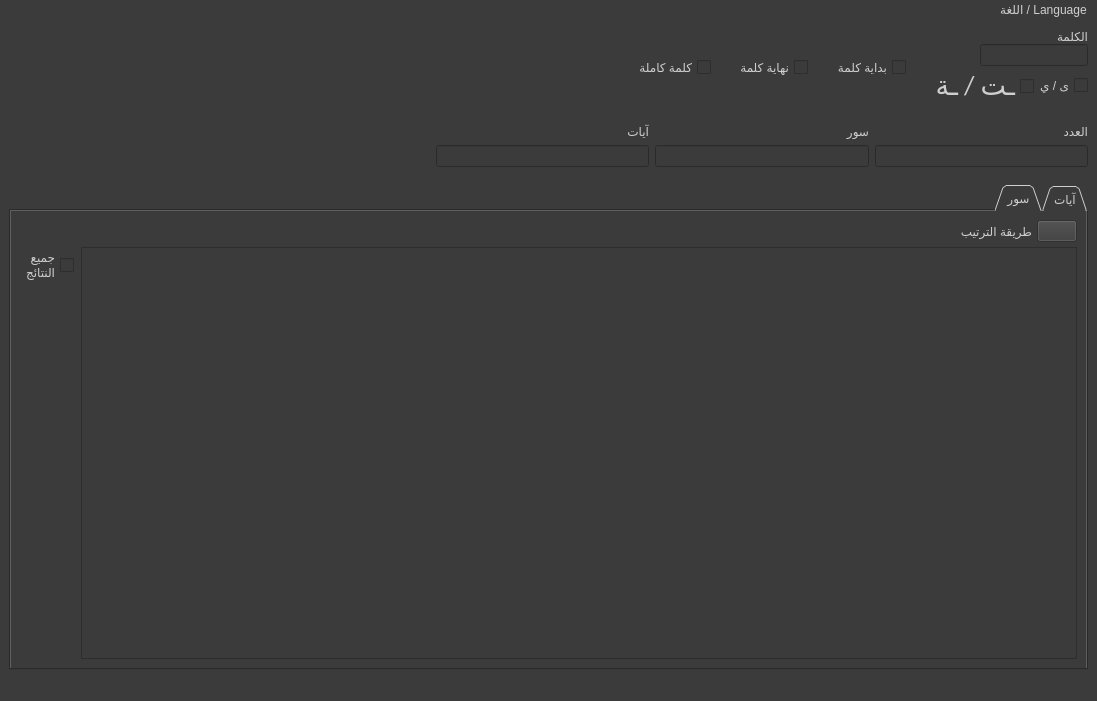
<?xml version="1.0" encoding="UTF-8"?>
<ui version="4.0">
 <class>MainWindow</class>
 <widget class="QMainWindow" name="MainWindow">
  <property name="geometry">
   <rect>
    <x>0</x>
    <y>0</y>
    <width>1097</width>
    <height>701</height>
   </rect>
  </property>
  <property name="windowTitle">
   <string>MainWindow</string>
  </property>
  <property name="layoutDirection">
   <enum>Qt::RightToLeft</enum>
  </property>
  <property name="styleSheet">
   <string notr="true">background-color: rgb(59, 59, 59);
color: rgb(207, 207, 207);
font: 400 20pt &quot;Calibri&quot;;</string>
  </property>
  <widget class="QWidget" name="centralwidget">
   <layout class="QVBoxLayout" name="verticalLayout_5" stretch="1,1,18">
    <property name="spacing">
     <number>18</number>
    </property>
    <item>
     <layout class="QHBoxLayout" name="horizontalLayout">
      <property name="spacing">
       <number>22</number>
      </property>
      <item>
       <layout class="QVBoxLayout" name="verticalLayout">
        <property name="spacing">
         <number>0</number>
        </property>
        <item>
         <spacer name="verticalSpacer_3">
          <property name="orientation">
           <enum>Qt::Vertical</enum>
          </property>
          <property name="sizeHint" stdset="0">
           <size>
            <width>20</width>
            <height>40</height>
           </size>
          </property>
         </spacer>
        </item>
        <item>
         <widget class="QLabel" name="label">
          <property name="sizePolicy">
           <sizepolicy hsizetype="Preferred" vsizetype="Preferred">
            <horstretch>0</horstretch>
            <verstretch>0</verstretch>
           </sizepolicy>
          </property>
          <property name="toolTip">
           <string extracomment="Search"/>
          </property>
          <property name="text">
           <string>الكلمة</string>
          </property>
         </widget>
        </item>
        <item>
         <widget class="QLineEdit" name="searchWord">
          <property name="sizePolicy">
           <sizepolicy hsizetype="Fixed" vsizetype="Fixed">
            <horstretch>0</horstretch>
            <verstretch>0</verstretch>
           </sizepolicy>
          </property>
          <property name="maximumSize">
           <size>
            <width>16777215</width>
            <height>16777215</height>
           </size>
          </property>
          <property name="styleSheet">
           <string notr="true"/>
          </property>
          <property name="maxLength">
           <number>40</number>
          </property>
         </widget>
        </item>
        <item>
         <layout class="QHBoxLayout" name="horizontalLayout_8">
          <item>
           <widget class="QCheckBox" name="yaAlifMaksuraCheckbox">
            <property name="enabled">
             <bool>true</bool>
            </property>
            <property name="text">
             <string>ى / ي</string>
            </property>
           </widget>
          </item>
          <item>
           <widget class="QCheckBox" name="finalTaCheckbox">
            <property name="enabled">
             <bool>true</bool>
            </property>
            <property name="font">
             <font>
              <family>Calibri</family>
              <pointsize>20</pointsize>
              <weight>50</weight>
              <italic>false</italic>
              <bold>false</bold>
             </font>
            </property>
            <property name="text">
             <string>ـت / ـة</string>
            </property>
           </widget>
          </item>
         </layout>
        </item>
       </layout>
      </item>
      <item>
       <layout class="QVBoxLayout" name="verticalLayout_2">
        <item>
         <spacer name="verticalSpacer">
          <property name="orientation">
           <enum>Qt::Vertical</enum>
          </property>
          <property name="sizeHint" stdset="0">
           <size>
            <width>20</width>
            <height>40</height>
           </size>
          </property>
         </spacer>
        </item>
        <item>
         <widget class="QCheckBox" name="beginningOfWordCheckbox">
          <property name="toolTip">
           <string extracomment="Beginning of word"/>
          </property>
          <property name="text">
           <string>بداية كلمة</string>
          </property>
         </widget>
        </item>
        <item>
         <spacer name="verticalSpacer_13">
          <property name="orientation">
           <enum>Qt::Vertical</enum>
          </property>
          <property name="sizeHint" stdset="0">
           <size>
            <width>20</width>
            <height>40</height>
           </size>
          </property>
         </spacer>
        </item>
       </layout>
      </item>
      <item>
       <layout class="QVBoxLayout" name="verticalLayout_3">
        <item>
         <spacer name="verticalSpacer_2">
          <property name="orientation">
           <enum>Qt::Vertical</enum>
          </property>
          <property name="sizeHint" stdset="0">
           <size>
            <width>20</width>
            <height>40</height>
           </size>
          </property>
         </spacer>
        </item>
        <item>
         <widget class="QCheckBox" name="endOfWordCheckbox">
          <property name="toolTip">
           <string extracomment="End of word"/>
          </property>
          <property name="text">
           <string>نهاية كلمة</string>
          </property>
         </widget>
        </item>
        <item>
         <spacer name="verticalSpacer_14">
          <property name="orientation">
           <enum>Qt::Vertical</enum>
          </property>
          <property name="sizeHint" stdset="0">
           <size>
            <width>20</width>
            <height>40</height>
           </size>
          </property>
         </spacer>
        </item>
       </layout>
      </item>
      <item>
       <layout class="QVBoxLayout" name="verticalLayout_4">
        <item>
         <spacer name="verticalSpacer_4">
          <property name="orientation">
           <enum>Qt::Vertical</enum>
          </property>
          <property name="sizeHint" stdset="0">
           <size>
            <width>20</width>
            <height>40</height>
           </size>
          </property>
         </spacer>
        </item>
        <item>
         <widget class="QCheckBox" name="fullWordcheckbox">
          <property name="toolTip">
           <string extracomment="Full word"/>
          </property>
          <property name="text">
           <string>كلمة كاملة</string>
          </property>
         </widget>
        </item>
        <item>
         <spacer name="verticalSpacer_15">
          <property name="orientation">
           <enum>Qt::Vertical</enum>
          </property>
          <property name="sizeHint" stdset="0">
           <size>
            <width>20</width>
            <height>40</height>
           </size>
          </property>
         </spacer>
        </item>
       </layout>
      </item>
      <item>
       <spacer name="horizontalSpacer">
        <property name="orientation">
         <enum>Qt::Horizontal</enum>
        </property>
        <property name="sizeHint" stdset="0">
         <size>
          <width>58</width>
          <height>48</height>
         </size>
        </property>
       </spacer>
      </item>
     </layout>
    </item>
    <item>
     <layout class="QHBoxLayout" name="horizontalLayout_2" stretch="1,1,1,2">
      <property name="spacing">
       <number>6</number>
      </property>
      <item>
       <layout class="QVBoxLayout" name="verticalLayout_6">
        <item>
         <spacer name="verticalSpacer_10">
          <property name="orientation">
           <enum>Qt::Vertical</enum>
          </property>
          <property name="sizeHint" stdset="0">
           <size>
            <width>20</width>
            <height>40</height>
           </size>
          </property>
         </spacer>
        </item>
        <item>
         <widget class="QLabel" name="label_2">
          <property name="toolTip">
           <string extracomment="Count"/>
          </property>
          <property name="text">
           <string>العدد</string>
          </property>
         </widget>
        </item>
        <item>
         <widget class="QLineEdit" name="matchesNumber">
          <property name="enabled">
           <bool>false</bool>
          </property>
          <property name="sizePolicy">
           <sizepolicy hsizetype="Preferred" vsizetype="Fixed">
            <horstretch>0</horstretch>
            <verstretch>0</verstretch>
           </sizepolicy>
          </property>
          <property name="alignment">
           <set>Qt::AlignRight|Qt::AlignTrailing|Qt::AlignVCenter</set>
          </property>
         </widget>
        </item>
        <item>
         <spacer name="verticalSpacer_8">
          <property name="orientation">
           <enum>Qt::Vertical</enum>
          </property>
          <property name="sizeHint" stdset="0">
           <size>
            <width>20</width>
            <height>40</height>
           </size>
          </property>
         </spacer>
        </item>
       </layout>
      </item>
      <item>
       <layout class="QVBoxLayout" name="verticalLayout_7">
        <item>
         <spacer name="verticalSpacer_11">
          <property name="orientation">
           <enum>Qt::Vertical</enum>
          </property>
          <property name="sizeHint" stdset="0">
           <size>
            <width>20</width>
            <height>40</height>
           </size>
          </property>
         </spacer>
        </item>
        <item>
         <widget class="QLabel" name="label_4">
          <property name="toolTip">
           <string extracomment="Surahs"/>
          </property>
          <property name="text">
           <string>سور</string>
          </property>
         </widget>
        </item>
        <item>
         <widget class="QLineEdit" name="matchesNumberSurahs">
          <property name="enabled">
           <bool>false</bool>
          </property>
          <property name="sizePolicy">
           <sizepolicy hsizetype="Preferred" vsizetype="Fixed">
            <horstretch>0</horstretch>
            <verstretch>0</verstretch>
           </sizepolicy>
          </property>
          <property name="alignment">
           <set>Qt::AlignRight|Qt::AlignTrailing|Qt::AlignVCenter</set>
          </property>
         </widget>
        </item>
        <item>
         <spacer name="verticalSpacer_7">
          <property name="orientation">
           <enum>Qt::Vertical</enum>
          </property>
          <property name="sizeHint" stdset="0">
           <size>
            <width>20</width>
            <height>40</height>
           </size>
          </property>
         </spacer>
        </item>
       </layout>
      </item>
      <item>
       <layout class="QVBoxLayout" name="verticalLayout_8">
        <item>
         <spacer name="verticalSpacer_12">
          <property name="orientation">
           <enum>Qt::Vertical</enum>
          </property>
          <property name="sizeHint" stdset="0">
           <size>
            <width>20</width>
            <height>40</height>
           </size>
          </property>
         </spacer>
        </item>
        <item>
         <widget class="QLabel" name="label_5">
          <property name="toolTip">
           <string extracomment="Verses"/>
          </property>
          <property name="text">
           <string>آيات</string>
          </property>
         </widget>
        </item>
        <item>
         <widget class="QLineEdit" name="matchesNumberVerses">
          <property name="enabled">
           <bool>false</bool>
          </property>
          <property name="alignment">
           <set>Qt::AlignRight|Qt::AlignTrailing|Qt::AlignVCenter</set>
          </property>
         </widget>
        </item>
        <item>
         <spacer name="verticalSpacer_6">
          <property name="orientation">
           <enum>Qt::Vertical</enum>
          </property>
          <property name="sizeHint" stdset="0">
           <size>
            <width>20</width>
            <height>40</height>
           </size>
          </property>
         </spacer>
        </item>
       </layout>
      </item>
      <item>
       <spacer name="horizontalSpacer_3">
        <property name="orientation">
         <enum>Qt::Horizontal</enum>
        </property>
        <property name="sizeHint" stdset="0">
         <size>
          <width>40</width>
          <height>20</height>
         </size>
        </property>
       </spacer>
      </item>
     </layout>
    </item>
    <item>
     <widget class="QTabWidget" name="tabWidget">
      <property name="locale">
       <locale language="Arabic" country="Israel"/>
      </property>
      <property name="tabPosition">
       <enum>QTabWidget::North</enum>
      </property>
      <property name="tabShape">
       <enum>QTabWidget::Triangular</enum>
      </property>
      <property name="currentIndex">
       <number>1</number>
      </property>
      <widget class="QWidget" name="ayatTab">
       <attribute name="title">
        <string>آيات</string>
       </attribute>
       <layout class="QVBoxLayout" name="verticalLayout_12">
        <item>
         <layout class="QVBoxLayout" name="verticalLayout_10">
          <property name="spacing">
           <number>5</number>
          </property>
          <item>
           <layout class="QHBoxLayout" name="horizontalLayout_3">
            <item>
             <widget class="QPushButton" name="filterButton">
              <property name="enabled">
               <bool>false</bool>
              </property>
              <property name="text">
               <string/>
              </property>
              <property name="icon">
               <iconset resource="resources/resources.qrc">
                <normaloff>:/filter-icon.png</normaloff>:/filter-icon.png</iconset>
              </property>
              <property name="iconSize">
               <size>
                <width>24</width>
                <height>24</height>
               </size>
              </property>
             </widget>
            </item>
            <item>
             <widget class="QPushButton" name="clearFilterButton">
              <property name="enabled">
               <bool>false</bool>
              </property>
              <property name="text">
               <string/>
              </property>
              <property name="icon">
               <iconset resource="resources/resources.qrc">
                <normaloff>:/clear-filter-icon.png</normaloff>:/clear-filter-icon.png</iconset>
              </property>
              <property name="iconSize">
               <size>
                <width>24</width>
                <height>24</height>
               </size>
              </property>
             </widget>
            </item>
            <item>
             <spacer name="horizontalSpacer_2">
              <property name="orientation">
               <enum>Qt::Horizontal</enum>
              </property>
              <property name="sizeHint" stdset="0">
               <size>
                <width>40</width>
                <height>20</height>
               </size>
              </property>
             </spacer>
            </item>
           </layout>
          </item>
          <item>
           <layout class="QHBoxLayout" name="horizontalLayout_5">
            <property name="spacing">
             <number>7</number>
            </property>
            <item>
             <layout class="QHBoxLayout" name="horizontalLayout_4">
              <item>
               <widget class="QTextBrowser" name="foundVerses">
                <property name="styleSheet">
                 <string notr="true">font-family: 'Noto Naskh Arabic'; font-size: 17pt;</string>
                </property>
               </widget>
              </item>
             </layout>
            </item>
            <item>
             <layout class="QVBoxLayout" name="verticalLayout_9">
              <item>
               <widget class="QCheckBox" name="colorizeCheckbox">
                <property name="toolTip">
                 <string extracomment="Colorize"/>
                </property>
                <property name="text">
                 <string>تلوين</string>
                </property>
                <property name="checked">
                 <bool>true</bool>
                </property>
               </widget>
              </item>
              <item>
               <spacer name="verticalSpacer_9">
                <property name="orientation">
                 <enum>Qt::Vertical</enum>
                </property>
                <property name="sizeHint" stdset="0">
                 <size>
                  <width>83</width>
                  <height>40</height>
                 </size>
                </property>
               </spacer>
              </item>
             </layout>
            </item>
           </layout>
          </item>
         </layout>
        </item>
       </layout>
      </widget>
      <widget class="QWidget" name="surahTab">
       <attribute name="title">
        <string>سور</string>
       </attribute>
       <layout class="QVBoxLayout" name="verticalLayout_13">
        <item>
         <layout class="QVBoxLayout" name="verticalLayout_11">
          <property name="spacing">
           <number>5</number>
          </property>
          <item>
           <layout class="QHBoxLayout" name="horizontalLayout_6">
            <item>
             <widget class="QPushButton" name="sortPushButton">
              <property name="enabled">
               <bool>false</bool>
              </property>
              <property name="text">
               <string/>
              </property>
              <property name="icon">
               <iconset resource="resources/resources.qrc">
                <normaloff>:/sort-icon.png</normaloff>:/sort-icon.png</iconset>
              </property>
              <property name="iconSize">
               <size>
                <width>24</width>
                <height>24</height>
               </size>
              </property>
             </widget>
            </item>
            <item>
             <widget class="QLabel" name="sortMethodLabel">
              <property name="text">
               <string>طريقة الترتيب</string>
              </property>
             </widget>
            </item>
            <item>
             <spacer name="horizontalSpacer_4">
              <property name="orientation">
               <enum>Qt::Horizontal</enum>
              </property>
              <property name="sizeHint" stdset="0">
               <size>
                <width>40</width>
                <height>20</height>
               </size>
              </property>
             </spacer>
            </item>
           </layout>
          </item>
          <item>
           <layout class="QHBoxLayout" name="horizontalLayout_9">
            <property name="spacing">
             <number>7</number>
            </property>
            <item>
             <layout class="QHBoxLayout" name="horizontalLayout_10">
              <item>
               <widget class="QListWidget" name="surahResultsListWidget"/>
              </item>
             </layout>
            </item>
            <item>
             <layout class="QVBoxLayout" name="verticalLayout_14">
              <item>
               <widget class="QCheckBox" name="allResultsCheckbox">
                <property name="toolTip">
                 <string extracomment="Colorize"/>
                </property>
                <property name="text">
                 <string>جميع
النتائج</string>
                </property>
                <property name="checked">
                 <bool>false</bool>
                </property>
               </widget>
              </item>
              <item>
               <spacer name="verticalSpacer_16">
                <property name="orientation">
                 <enum>Qt::Vertical</enum>
                </property>
                <property name="sizeHint" stdset="0">
                 <size>
                  <width>20</width>
                  <height>40</height>
                 </size>
                </property>
               </spacer>
              </item>
             </layout>
            </item>
           </layout>
          </item>
         </layout>
        </item>
       </layout>
      </widget>
     </widget>
    </item>
   </layout>
  </widget>
  <widget class="QMenuBar" name="menubar">
   <property name="geometry">
    <rect>
     <x>0</x>
     <y>0</y>
     <width>1097</width>
     <height>42</height>
    </rect>
   </property>
   <widget class="QMenu" name="menu_Language">
    <property name="title">
     <string>اللغة / Language</string>
    </property>
    <property name="icon">
     <iconset resource="resources/resources.qrc">
      <normaloff>:/language-icon.png</normaloff>:/language-icon.png</iconset>
    </property>
    <addaction name="arabicLangButton"/>
    <addaction name="englishLangButton"/>
   </widget>
   <addaction name="menu_Language"/>
  </widget>
  <widget class="QStatusBar" name="statusbar"/>
  <action name="arabicLangButton">
   <property name="text">
    <string>العربية</string>
   </property>
  </action>
  <action name="englishLangButton">
   <property name="text">
    <string>English</string>
   </property>
  </action>
 </widget>
 <tabstops>
  <tabstop>searchWord</tabstop>
  <tabstop>beginningOfWordCheckbox</tabstop>
  <tabstop>endOfWordCheckbox</tabstop>
  <tabstop>fullWordcheckbox</tabstop>
  <tabstop>yaAlifMaksuraCheckbox</tabstop>
  <tabstop>finalTaCheckbox</tabstop>
  <tabstop>matchesNumber</tabstop>
  <tabstop>matchesNumberSurahs</tabstop>
  <tabstop>matchesNumberVerses</tabstop>
  <tabstop>tabWidget</tabstop>
  <tabstop>filterButton</tabstop>
  <tabstop>clearFilterButton</tabstop>
  <tabstop>foundVerses</tabstop>
  <tabstop>colorizeCheckbox</tabstop>
 </tabstops>
 <resources>
  <include location="resources/resources.qrc"/>
 </resources>
 <connections/>
</ui>
